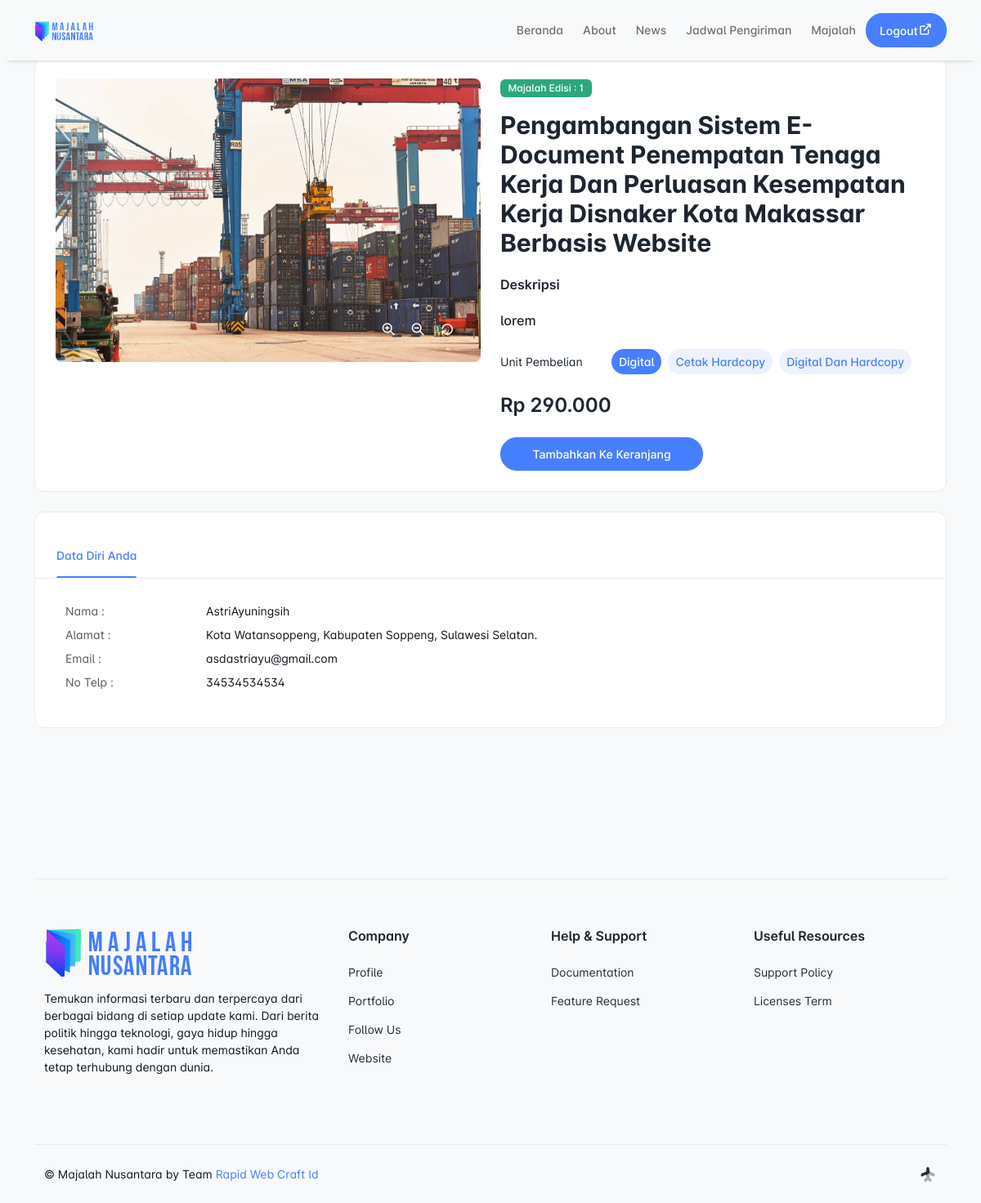
The app's page /majalah-beli.php?id=33 (signed in) with its own data.
### tables this page shows
CREATE TABLE `majalah` (
  `id_majalah` int NOT NULL,
  `judul` varchar(200) DEFAULT NULL,
  `edisi` varchar(50) DEFAULT NULL,
  `desk` text,
  `isi` varchar(50) DEFAULT NULL,
  `cover` varchar(50) DEFAULT NULL,
  `harga_digital` int DEFAULT NULL,
  `harga_cetak` int DEFAULT NULL,
  `harga_keduanya` int DEFAULT NULL
);

### admin/function/helper.php (called while the page is built, shortened)
<?php
function get(string $name)
{
  if (isset($_GET[$name]) && $_GET[$name] != '') {
    return htmlspecialchars($_GET[$name]);
  } else {
    return false;
  }
}

### admin/function/query.php (called while the page is built, shortened)
<?php
function query_select($table, $role = [])
{
  global $conn;
  $sql = "SELECT * FROM $table";
  if (isset($role['where'])) {
    $sql .= " WHERE " . $role['where'];
  }
  $result = mysqli_query($conn, $sql);
  $rows = [];
  while ($row = mysqli_fetch_assoc($result)) {
    $rows[] = $row;
  }
  return $rows;
}

### majalah-beli.php (the view, shortened to what this page needs)
<?php
require 'comp/header.php';
$id = get('id');
$majalah = query_select('majalah', ['where' => "id_majalah = '$id'"])[0];
?>
<?php require 'comp/navbar.php'; ?>
<div class="container">
    <div class="card">
        <div class="card-body">
            <div class="row">
                <div class="col-md-6">
                    <div class="sticky-md-top product-sticky">
                        <div id="carouselExampleCaptions" class="carousel slide ecomm-prod-slider"
                            data-bs-ride="carousel">
                            <div class="carousel-inner bg-light rounded position-relative">
                                <div class="card-body position-absolute bottom-0 end-0">
                                    <ul class="list-inline ms-auto mb-0 prod-likes">
                                        <li class="list-inline-item m-0"><a href="#"
                                                class="avtar avtar-xs text-white text-hover-primary"><i
                                                    class="ti ti-zoom-in f-18"></i></a></li>
                                        <li class="list-inline-item m-0"><a href="#"
                                                class="avtar avtar-xs text-white text-hover-primary"><i
                                                    class="ti ti-zoom-out f-18"></i></a></li>
                                        <li class="list-inline-item m-0"><a href="#"
                                                class="avtar avtar-xs text-white text-hover-primary"><i
                                                    class="ti ti-rotate-clockwise f-18"></i></a></li>
                                    </ul>
                                </div>
                                <div class="carousel-item carousel-item-next carousel-item-start"><img
                                        src="admin/assets/img/<?= $majalah['cover'] ?>" width="100%" class=""
                                        alt="Product images"></div>
                            </div>
                        </div>
                    </div>
                </div>
                <div class="col-md-6"><span class="badge bg-success f-12">Majalah Edisi :  <?= $majalah['edisi'] ?></span>
                    <h2 class="my-3"><?= $majalah['judul'] ?></h2>
                    <h5 class="mt-4 mb-3">Deskripsi</h5>
                    <h5 class="mt-4 mb-3 f-w-500 text-justify"><?= $majalah['desk'] ?></h5>
                    <div class="mb-3 row align-items-center">
                        <label class="col-form-label col-lg-3 col-sm-12">
                            <span class="d-block">Unit Pembelian</span>
                        </label>
                        <div class="col-lg-9 col-md-12 col-sm-12">
                            <div class="row g-2">
                                <div class="col-auto">
                                    <label class="btn btn-sm btn-light-primary" for="btnrdolite1">Digital</label>
                                </div>
                                <div class="col-auto">
                                    <label class="btn btn-sm btn-light-primary" for="btnrdolite2">Cetak Hardcopy</label>
                                </div>
                                <div class="col-auto">
                                    <label class="btn btn-sm btn-light-primary" for="btnrdolite3">Digital Dan
                                        Hardcopy</label>
                                </div>
                            </div>
                        </div>
                    </div>
                    <h3 class="mb-4"><b id="priceDisplay"><?= rp($majalah['harga_digital']) ?></b></h3>
                    <div class="row">
                        <div class="col-6">
                            <div class="d-grid">
                                <button type="button" class="btn btn-primary" id="buyNowButton">Tambahkan Ke Keranjang</button>
                            </div>
                        </div>
                    </div>
                </div>
            </div>
        </div>
    </div>
    <div class="card">
        <div class="card-header pb-0">
            <ul class="nav nav-tabs profile-tabs mb-0" id="myTab" role="tablist">
                <li class="nav-item" role="presentation"><a class="nav-link active" id="ecomtab-tab-1"
                        data-bs-toggle="tab" href="#ecomtab-1" role="tab" aria-controls="ecomtab-1"
                        aria-selected="true">Data Diri Anda</a></li>
            </ul>
        </div>
        <div class="card-body">
            <div class="tab-content">
                <div class="tab-pane show active" id="ecomtab-1" role="tabpanel" aria-labelledby="ecomtab-tab-1">
                    <div class="table-responsive">
                        <table class="table table-borderless">
                            <tbody>
                                <tr>
                                    <td class="text-muted py-1">Nama :</td>
                                    <td class="py-1"><?= $_SESSION[KEY]['login']['nama'] ?></td>
                                </tr>
                                <tr>
                                    <td class="text-muted py-1">Alamat :</td>
                                    <td class="py-1"><?= $_SESSION[KEY]['login']['alamat'] ?></td>
                                </tr>
                                <tr>
                                    <td class="text-muted py-1">Email :</td>
                                    <td class="py-1"><?= $_SESSION[KEY]['login']['email'] ?></td>
                                </tr>
                                <tr>
                                    <td class="text-muted py-1">No Telp :</td>
                                    <td class="py-1"><?= $_SESSION[KEY]['login']['no_telp'] ?></td>
                                </tr>
                            </tbody>
                        </table>
                    </div>
                </div>
            </div>
        </div>
    </div>
    <?php require 'comp/footer.php'; ?>

### assets/css/landing.css (style rules this page uses)
body { font-feature-settings: "salt" }
h1, h2 { font-weight: 700 }
:root { --bs-body-bg: #f8f9fa; --bs-body-bg-rgb: 248, 249, 250; --pc-heading-color: #1d2630; --pc-active-background: #f3f5f7; --pc-sidebar-background: transparent; --pc-sidebar-color: #5b6b79; --pc-sidebar-color-rgb: 91, 107, 121; --pc-sidebar-active-color: #0d6efd; --pc-sidebar-shadow: none; --pc-sidebar-caption-color: #3e4853; --pc-sidebar-border: 1px dashed #bec8d0; --pc-sidebar-user-background: #f3f5f7; --pc-header-background: rgba(var(--bs-body-bg-rgb), 0.7); --pc-header-color: #5b6b79; --pc-header-shadow: none; --pc-card-box-shadow: none; --pc-header-submenu-background: #ffffff; --pc-header-submenu-color: #5b6b79 }
.landing-page { overflow-x: hidden; background: var(--bs-body-bg) }

### records on screen
majalah: cover (picture), edisi "1", judul "Pengambangan Sistem E-Document Penempatan Tenaga Kerja Dan Perluasan Kesempatan Kerja Disnaker Kota Makassar Berbasis Website", desk "lorem"

### other values on screen
$_SESSION[KEY]['login']['nama'] "AstriAyuningsih"
$_SESSION[KEY]['login']['alamat'] "Kota Watansoppeng, Kabupaten Soppeng, Sulawesi Selatan."
$_SESSION[KEY]['login']['email'] "asdastriayu@gmail.com"
$_SESSION[KEY]['login']['no_telp'] "34534534534"
